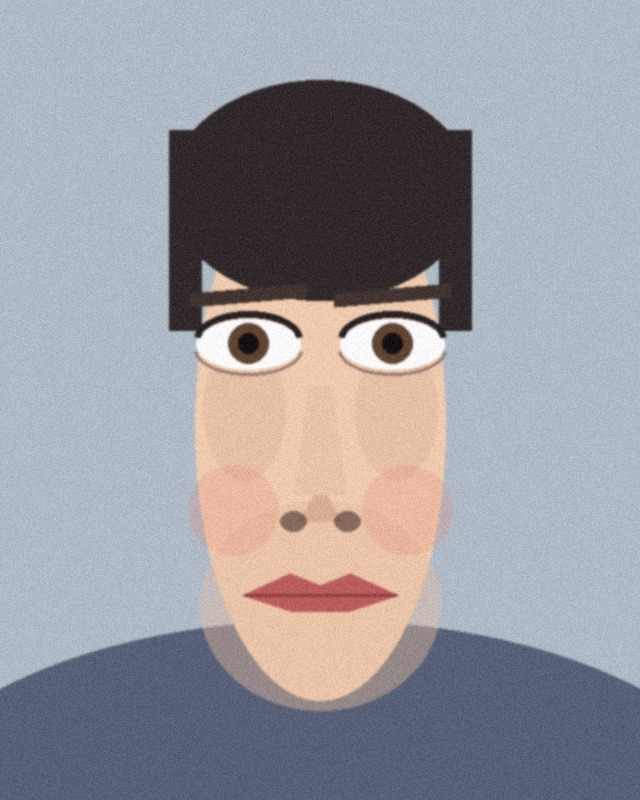
#> input picture face-app/backend/storage/testdata/test_face.jpg, 640 x 800 px
$ python -i face_detector.py   (imports and definitions only)
#> lines starting #> are read from the running program, lines starting #| are printed output that depends on the picture
### face-app/backend/config.py
"""
全局配置模块。

设计原则：
1. 所有可变参数（密钥、数据库地址、模型名）都通过环境变量注入，代码里不写死密钥；
2. 本地开发用 backend/.env（已加入 .gitignore），生产用容器环境变量；
3. 每一项都有安全默认值，保证「不填任何密钥也能把整个流程跑通」（AI 解读退化为模板生成）。
"""

from __future__ import annotations

import os
from pathlib import Path

# ---------------------------------------------------------------------------
# 路径
# ---------------------------------------------------------------------------
BASE_DIR = Path(__file__).resolve().parent            # backend/
PROJECT_ROOT = BASE_DIR.parent                        # face-app/
STORAGE_DIR = Path(os.getenv("STORAGE_DIR", str(BASE_DIR / "storage")))
IMAGE_DIR = STORAGE_DIR / "images"                    # 本地私有照片目录（生产建议换对象存储私有桶）
KB_DOCS_DIR = Path(os.getenv("KB_DOCS_DIR", str(BASE_DIR / "knowledge_base" / "docs")))

# ---------------------------------------------------------------------------
# .env 载入（python-dotenv 缺失时退化为极简解析，保证零依赖也能跑）
# ---------------------------------------------------------------------------
def _load_dotenv() -> None:
    env_file = BASE_DIR / ".env"
    if not env_file.exists():
        return
    try:  # 优先用 python-dotenv
        from dotenv import load_dotenv  # type: ignore

        load_dotenv(env_file, override=False)
        return
    except Exception:  # pragma: no cover - 兜底分支
        pass
    for raw_line in env_file.read_text(encoding="utf-8").splitlines():
        line = raw_line.strip()
        if not line or line.startswith("#") or "=" not in line:
            continue
        key, _, value = line.partition("=")
        os.environ.setdefault(key.strip(), value.strip().strip('"').strip("'"))


_load_dotenv()


def _env_bool(name: str, default: bool) -> bool:
    raw = os.getenv(name)
    if raw is None:
        return default
    return raw.strip().lower() in {"1", "true", "yes", "on"}


def _env_int(name: str, default: int) -> int:
    try:
        return int(os.getenv(name, str(default)))
    except (TypeError, ValueError):
        return default


def _env_list(name: str, default: list[str]) -> list[str]:
#> further down, picture is the input picture: shape (800, 640, 3); mean B, G, R 159.2, 152.5, 153.4
    raw = os.getenv(name)
    if not raw:
        return default
    return [item.strip() for item in raw.split(",") if item.strip()]


class Settings:
    """集中式配置对象（简单可靠，不引入 pydantic-settings 依赖）。"""

    # --- 应用 ---
    APP_NAME: str = os.getenv("APP_NAME", "面相识别解读应用")
    APP_ENV: str = os.getenv("APP_ENV", "dev")
    DEBUG: bool = _env_bool("DEBUG", True)
    LOG_LEVEL: str = os.getenv("LOG_LEVEL", "INFO")

    # --- 数据库 ---
    # 开发：SQLite；生产：mysql+pymysql://user:pass@host:3306/face_app?charset=utf8mb4
    DATABASE_URL: str = os.getenv("DATABASE_URL", f"sqlite:///{(BASE_DIR / 'face_app.db').as_posix()}")

    # --- 认证（JWT / bcrypt） ---
    JWT_SECRET: str = os.getenv("JWT_SECRET", "dev-only-change-me-in-production")
    JWT_ALGORITHM: str = os.getenv("JWT_ALGORITHM", "HS256")
    JWT_EXPIRE_MINUTES: int = _env_int("JWT_EXPIRE_MINUTES", 60 * 24 * 7)  # 默认 7 天

    # --- 上传校验 ---
    MAX_UPLOAD_MB: int = _env_int("MAX_UPLOAD_MB", 10)
    ALLOWED_EXTENSIONS: set[str] = {".jpg", ".jpeg", ".png", ".webp"}
    ALLOWED_CONTENT_TYPES: set[str] = {"image/jpeg", "image/png", "image/webp"}
    MIN_IMAGE_SIDE: int = _env_int("MIN_IMAGE_SIDE", 120)  # 太小的图直接拒绝（无法算比例）

    # --- 照片访问：签名 URL（私有资源不裸奔） ---
    SIGNED_URL_SECRET: str = os.getenv("SIGNED_URL_SECRET", "") or os.getenv("JWT_SECRET", "dev-only-change-me")
    SIGNED_URL_EXPIRE_SECONDS: int = _env_int("SIGNED_URL_EXPIRE_SECONDS", 900)  # 15 分钟

    # --- 人脸检测 ---
    # mediapipe：本地免费、隐私好（默认）；cloud：百度/腾讯/阿里云 API
    FACE_DETECTOR: str = os.getenv("FACE_DETECTOR", "mediapipe")
    CLOUD_FACE_PROVIDER: str = os.getenv("CLOUD_FACE_PROVIDER", "baidu")
    CLOUD_FACE_API_KEY: str = os.getenv("CLOUD_FACE_API_KEY", "")
    CLOUD_FACE_SECRET_KEY: str = os.getenv("CLOUD_FACE_SECRET_KEY", "")
    # MediaPipe >= 1.0 使用 Tasks API，需要 .task 模型文件；缺省时自动下载一次
    FACE_LANDMARKER_MODEL: str = os.getenv("FACE_LANDMARKER_MODEL", str(STORAGE_DIR / "models" / "face_landmarker.task"))
    FACE_LANDMARKER_URL: str = os.getenv(
        "FACE_LANDMARKER_URL",
        "https://storage.googleapis.com/mediapipe-models/face_landmarker/face_landmarker/float16/1/face_landmarker.task",
    )
    FACE_LANDMARKER_AUTO_DOWNLOAD: bool = _env_bool("FACE_LANDMARKER_AUTO_DOWNLOAD", True)

    # --- 大模型解读 ---
    # doubao（火山方舟）| openai（任意 OpenAI 兼容接口）| anthropic（Claude 协议，MiniMax 等）| template
    LLM_PROVIDER: str = os.getenv("LLM_PROVIDER", "doubao")
    ARK_API_KEY: str = os.getenv("ARK_API_KEY", "")
    ARK_BASE_URL: str = os.getenv("ARK_BASE_URL", "https://ark.cn-beijing.volces.com/api/v3")
    ARK_MODEL: str = os.getenv("ARK_MODEL", "doubao-seed-1-6-250615")
    OPENAI_API_KEY: str = os.getenv("OPENAI_API_KEY", "")
    OPENAI_BASE_URL: str = os.getenv("OPENAI_BASE_URL", "https://api.openai.com/v1")
    OPENAI_MODEL: str = os.getenv("OPENAI_MODEL", "gpt-4o-mini")
    # Anthropic 协议（Claude Messages API）：MiniMax 官方兼容地址为 https://api.minimax.cn/anthropic
    ANTHROPIC_API_KEY: str = os.getenv("ANTHROPIC_API_KEY", "")
    ANTHROPIC_BASE_URL: str = os.getenv("ANTHROPIC_BASE_URL", "https://api.minimax.cn/anthropic")
    ANTHROPIC_MODEL: str = os.getenv("ANTHROPIC_MODEL", "MiniMax-M3.1-Flash-Preview")
    LLM_TIMEOUT_SECONDS: int = _env_int("LLM_TIMEOUT_SECONDS", 60)
    LLM_MAX_TOKENS: int = _env_int("LLM_MAX_TOKENS", 800)

    # --- 知识库 RAG ---
    # local：内置字符 n-gram 哈希向量（零依赖，离线可用）；可换 bge / 豆包 / 阿里 Embedding API
    EMBEDDING_PROVIDER: str = os.getenv("EMBEDDING_PROVIDER", "local")
    EMBEDDING_MODEL: str = os.getenv("EMBEDDING_MODEL", "BAAI/bge-small-zh-v1.5")
    EMBEDDING_DIM: int = _env_int("EMBEDDING_DIM", 512)
    KB_TOP_K: int = _env_int("KB_TOP_K", 5)
    KB_PER_QUERY: int = _env_int("KB_PER_QUERY", 3)   # 多路检索时每条检索词取前 N 条
    # 内置兜底知识的标题：检索时它排在自有资料之后，只用于补空位
    KB_FALLBACK_TITLE: str = os.getenv("KB_FALLBACK_TITLE", "默认相学常识")
    # 是否允许兜底知识参与检索（想让解读 100% 基于自建资料就设为 false）
    KB_INCLUDE_FALLBACK: bool = _env_bool("KB_INCLUDE_FALLBACK", True)
    # 过滤掉照片测不到的部位（耳朵/痣/法令纹等）的相关资料，避免对没测过的部位下判断
    KB_DROP_UNMEASURABLE: bool = _env_bool("KB_DROP_UNMEASURABLE", True)
    KB_CHUNK_SIZE: int = _env_int("KB_CHUNK_SIZE", 350)
    KB_CHUNK_OVERLAP: int = _env_int("KB_CHUNK_OVERLAP", 50)
    KB_AUTO_INGEST: bool = _env_bool("KB_AUTO_INGEST", True)  # 启动时若库为空则自动导入 docs/
    # 导入知识库的口令：生产环境请设置，调用 /api/kb/ingest 时带 X-KB-Token 头
    KB_INGEST_TOKEN: str = os.getenv("KB_INGEST_TOKEN", "")
    # 向量库：sqlite（默认，向量存 kb_chunks.embedding）| chroma（本地 ChromaDB）
    VECTOR_STORE: str = os.getenv("VECTOR_STORE", "sqlite")

    # --- 缓存 / 限流（预留，起步用进程内实现；上量后换 Redis） ---
    REDIS_URL: str = os.getenv("REDIS_URL", "")
    RATE_LIMIT_PER_MINUTE: int = _env_int("RATE_LIMIT_PER_MINUTE", 30)  # 0 = 关闭

    # --- CORS ---
    CORS_ORIGINS: list[str] = _env_list(
        "CORS_ORIGINS",
        ["*"] if os.getenv("APP_ENV", "dev") == "dev" else [],
    )

    # --- 合规文案（解读结果过滤，禁止绝对化 / 恐吓性表述） ---
    BANNED_PHRASES: tuple[str, ...] = (
        "改运", "转运", "必发财", "一定发财", "必大发", "必定富贵", "保证发财",
        "克夫", "克妻", "克父母", "克子", "大凶", "凶兆", "死", "短命", "绝后",
        "命中注定", "注定", "必然成功", "包治", "消灾", "辟邪", "法事",
        # 古籍整理时常见、但同属绝对化或恐吓性的表述
        "主贫", "主病", "主贱", "贫贱", "贱格", "寿元不长", "寿元", "寿数", "短寿", "夭折", "折寿",
        "早逝", "早亡", "先亡", "先损", "损父", "损母", "寿终正寝", "父母双亡", "离世", "易逝",
        "孤寡", "刑克", "无子", "破财", "牢狱", "血光", "横死", "苦命", "残疾", "淫贱",
        # 生育与胎儿性别预测（传统相学常见，但会给家庭带来压力，不做保留）
        "生男孩", "生女孩", "生男", "生女", "头胎", "怀男孩", "怀女孩",
    )
    COMPLIANCE_DISCLAIMER: str = (
        "以上内容基于传统面相文化常识的趣味参考，不代表科学结论，也不构成任何命运、健康或投资建议。"
    )
    # 是否在解读末尾自动追加免责声明（合规建议保持 true；关闭后解读只剩【结论】+【注意事项】）
    COMPLIANCE_DISCLAIMER_ENABLED: bool = _env_bool("COMPLIANCE_DISCLAIMER_ENABLED", True)

    # [11 lines left out: functions ensure_dirs, ensure_temp_dir, not called in this run]

    @property
    def max_upload_bytes(self) -> int:
        return self.MAX_UPLOAD_MB * 1024 * 1024


settings = Settings()

### face-app/backend/services/face_detector.py
"""
人脸检测（第一段 AI）：从图片里找出人脸并给出关键点。

实现优先级（自动降级，保证任何环境都能跑通）：
  1. mediapipe FaceMesh —— 本地运行、免费、隐私好，返回 468(478) 个三维关键点（默认方案）；
  2. OpenCV Haar 级联 —— mediapipe 不可用时的兜底：只给外接框，再按人类学比例推出
     「名义关键点」，此时结果里 estimated=True，解读文案会提示精度下降；
  3. 云 API（百度/腾讯/阿里）—— 预留接口 `_detect_cloud`，填好密钥后启用。

对外统一返回 `FaceDetection`，命名关键点字典，避免下游代码依赖具体引擎。
"""

from __future__ import annotations

import logging
from dataclasses import dataclass, field
from pathlib import Path
from typing import Any

from config import settings

logger = logging.getLogger("face_app.detector")

try:  # pragma: no cover
    import numpy as np
except Exception:  # noqa: BLE001
    np = None  # type: ignore

try:  # pragma: no cover
    import cv2
except Exception:  # noqa: BLE001
    cv2 = None  # type: ignore

# MediaPipe FaceMesh 关键点索引 -> 可读名称（只取特征计算需要的点）
FACE_MESH_INDEX: dict[str, int] = {
    "forehead_top": 10,
    "glabella": 9,        # 眉心 / 印堂
    "nose_bridge": 6,
    "nose_tip": 4,
    "subnasale": 2,       # 鼻底
    "chin": 152,
    "cheek_l": 234,       # 颧骨最宽处（图像左）
    "cheek_r": 454,       # 颧骨最宽处（图像右）
    "jaw_l": 172,
    "jaw_r": 397,
    "temple_l": 127,      # 颞部（眼水平的额头两侧）
    "temple_r": 356,
    "eye_l_outer": 33,
    "eye_l_inner": 133,
    "eye_r_inner": 362,
    "eye_r_outer": 263,
    "eye_l_top": 159,
    "eye_l_bottom": 145,
    "eye_r_top": 386,
    "eye_r_bottom": 374,
    "iris_l": 468,        # 需要 refine_landmarks=True
    "iris_r": 473,
    "brow_l_outer": 55,
    "brow_l_inner": 107,
    "brow_r_inner": 336,
    "brow_r_outer": 285,
    "nose_l": 129,
    "nose_r": 358,
    "mouth_l": 61,
    "mouth_r": 291,
    "lip_top": 13,
    "lip_bottom": 14,
}

# 兜底模板：人脸外接框内的相对坐标（竖:三庭近似等分，横:五眼近似等分）
_SYNTHETIC_TEMPLATE: dict[str, tuple[float, float]] = {
    "forehead_top": (0.500, 0.040),
    "glabella": (0.500, 0.360),
    "nose_bridge": (0.500, 0.470),
    "nose_tip": (0.500, 0.580),
    "subnasale": (0.500, 0.660),
    "chin": (0.500, 0.980),
    "cheek_l": (0.070, 0.520),
    "cheek_r": (0.930, 0.520),
    "jaw_l": (0.215, 0.800),
    "jaw_r": (0.785, 0.800),
    "temple_l": (0.055, 0.400),
    "temple_r": (0.945, 0.400),
    "eye_l_outer": (0.165, 0.420),
    "eye_l_inner": (0.420, 0.430),
    "eye_r_inner": (0.580, 0.430),
    "eye_r_outer": (0.835, 0.420),
    "eye_l_top": (0.290, 0.405),
    "eye_l_bottom": (0.290, 0.450),
    "eye_r_top": (0.710, 0.405),
    "eye_r_bottom": (0.710, 0.450),
    "iris_l": (0.290, 0.428),
    "iris_r": (0.710, 0.428),
    "brow_l_outer": (0.150, 0.335),
    "brow_l_inner": (0.430, 0.345),
    "brow_r_inner": (0.570, 0.345),
    "brow_r_outer": (0.850, 0.335),
    "nose_l": (0.415, 0.600),
    "nose_r": (0.585, 0.600),
    "mouth_l": (0.350, 0.765),
    "mouth_r": (0.650, 0.765),
    "lip_top": (0.500, 0.740),
    "lip_bottom": (0.500, 0.790),
}


@dataclass
class FaceDetection:
    """检测结果（引擎无关）。"""

    engine: str
    faces_found: int
    image_size: tuple[int, int]                       # (w, h)
    bbox: tuple[int, int, int, int] | None = None     # (x, y, w, h)
    points: dict[str, tuple[float, float]] = field(default_factory=dict)  # 命名关键点（像素坐标）
    estimated: bool = False                           # True = 未用真实关键点，属比例推算
    confidence: float = 0.0
    warnings: list[str] = field(default_factory=list)

    @property
    def ok(self) -> bool:
        return self.faces_found > 0 and self.bbox is not None


# ---------------------------------------------------------------------------
# 引擎可用性探测（供 /api/health 展示）
# ---------------------------------------------------------------------------
_mesh_cache: Any = None
_landmarker_cache: Any = None
_model_failed = False


# [179 lines left out: functions _ensure_landmarker_model, _get_face_landmarker, _get_face_mesh, available_engines, _points_to_detection, _detect_mediapipe, not called in this run]


def _detect_haar(image_bgr: "np.ndarray") -> FaceDetection | None:
    """OpenCV Haar 级联兜底：只给人脸外接框。OpenCV 5.x 起该 API 已被移除。"""
    if cv2 is None or not hasattr(cv2, "CascadeClassifier"):
        logger.info("当前 OpenCV 版本不含 Haar 级联，跳过兜底引擎（可安装 opencv-python-headless<5 或 mediapipe）")
        return None
    height, width = image_bgr.shape[:2]
#> height = 800; width = 640
    try:
        cascade_path = cv2.data.haarcascades + "haarcascade_frontalface_default.xml"
        cascade = cv2.CascadeClassifier(cascade_path)
        gray = cv2.cvtColor(image_bgr, cv2.COLOR_BGR2GRAY)
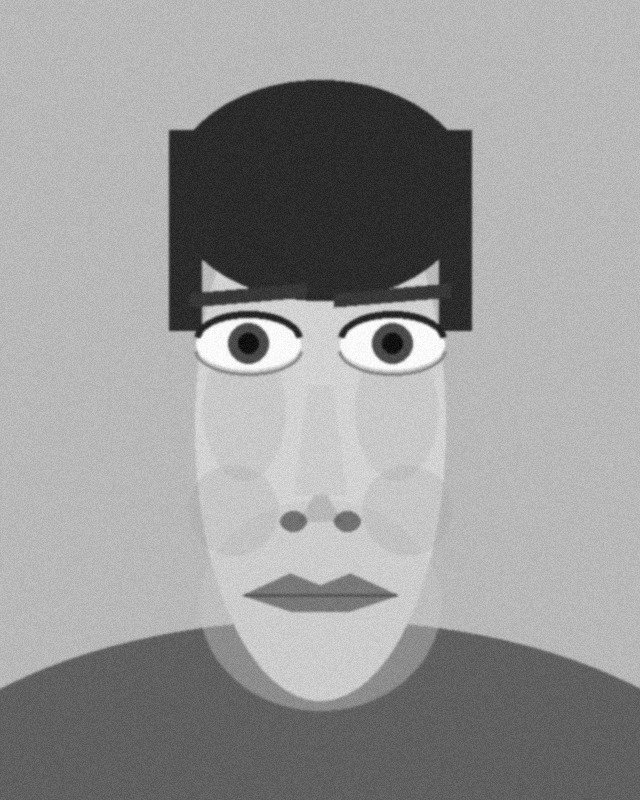
#> gray: shape (800, 640); min 3, max 255, mean 153.3
        gray = cv2.equalizeHist(gray)
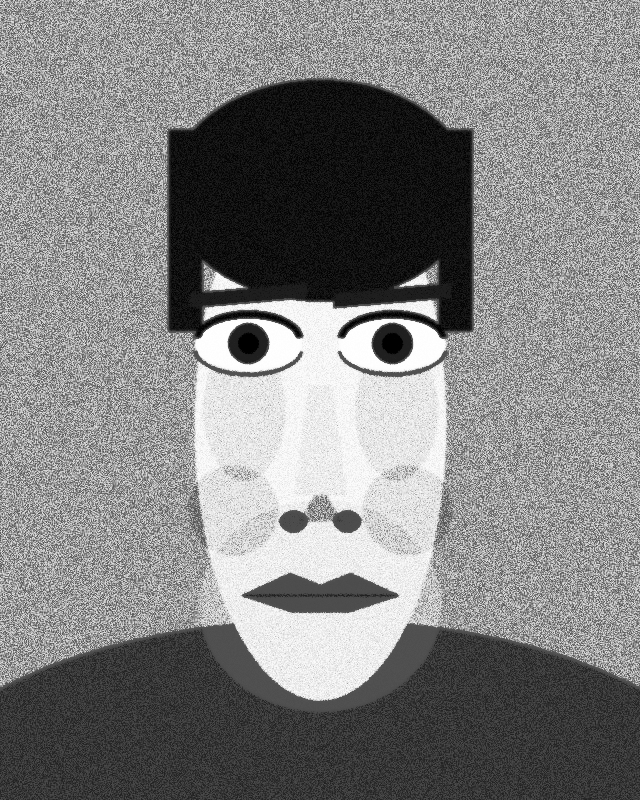
#> gray: shape (800, 640); min 0, max 255, mean 129.6
        faces = cascade.detectMultiScale(gray, scaleFactor=1.1, minNeighbors=5, minSize=(80, 80))
#> faces = [[110, 196, 420, 420]]
    except Exception as exc:  # noqa: BLE001
        logger.warning("OpenCV 人脸检测失败：%s", exc)
        return None

    if len(faces) == 0:
        return FaceDetection(
            engine="opencv-haar",
            faces_found=0,
            image_size=(width, height),
            warnings=["未检测到人脸（兜底引擎）"],
        )

    # 取面积最大的脸
    x, y, w, h = max(faces, key=lambda box: int(box[2]) * int(box[3]))
#> x = 110; y = 196; w = 420; h = 420
    points = {
        name: (x + rx * w, y + ry * h) for name, (rx, ry) in _SYNTHETIC_TEMPLATE.items()
    }
#> points = 32 items
    return FaceDetection(
        engine="opencv-haar",
        faces_found=1,
        image_size=(width, height),
        bbox=(int(x), int(y), int(w), int(h)),
        points=points,
        estimated=True,
        confidence=0.6,
        warnings=["未安装 mediapipe，已用 OpenCV 兜底并按人类学比例推算关键点，比例结论仅供参考"],
    )


# [76 lines left out: functions _detect_cloud, detect_face, decode_image, not called in this run]

>>> import cv2
>>> picture = cv2.imread('../storage/testdata/test_face.jpg')
>>> result = _detect_haar(picture)
